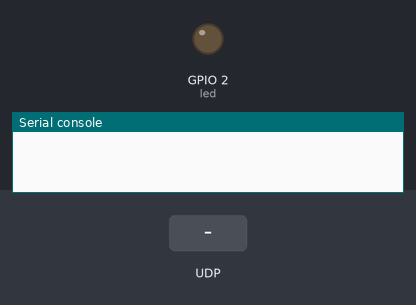
This program was run on a simulated ESP32 board running MicroPython. On the bench: output pins drawn as LEDs (lit = HIGH), the last lines printed to the serial console. Dashed ring = blinking. The test bench sets the inputs (shaded band). WiFi joins after 1.5 s; threads take turns every 2 ms.

Above: at 0.1 s.
At 2.7 s:
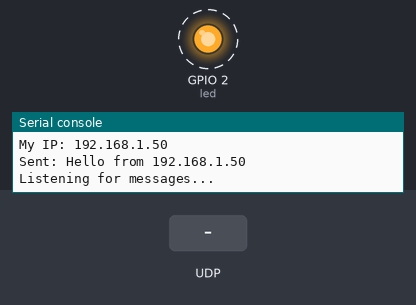
2.8 s: UDP packet "1" arrives
5.0 s: UDP packet "on" arrives
7.0 s: UDP packet "off" arrives
Timing chart, 0 to 15.0 s (numbered marks = the images above; inputs shaded):
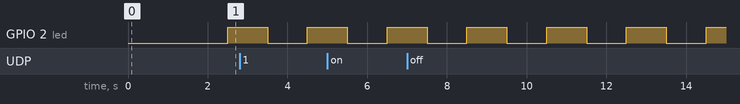

The program:

esp32-esp32_commucation2.py
```python
import network
import socket
import time
import _thread
import machine
from machine import Pin

led = machine.Pin(2, machine.Pin.OUT)

# WiFi setup
wlan = network.WLAN(network.STA_IF)
wlan.active(True)
wlan.connect("imternet", "connecttest")

while not wlan.isconnected():
    time.sleep(0.5)

my_ip = wlan.ifconfig()[0]
print('My IP:', my_ip)

other_esp_ip = '192.168.22.207'  # Esp32 main board IP
port = 1234

# Setup UDP socket
sock = socket.socket(socket.AF_INET, socket.SOCK_DGRAM)
sock.bind(('0.0.0.0', port))

def receive_messages():
    print("Listening for messages...")
    while True:
        try:
            data, addr = sock.recvfrom(1024)
            message = data.decode()
            print(f"Received from {addr[0]}: {message}")
        except:
            pass

def send_message(message):
    sock.sendto(message.encode(), (other_esp_ip, port))
    print(f"Sent: {message}")

# Start receiving in background
_thread.start_new_thread(receive_messages, ())

# Now both can send and receive!
while True:
    led.value(0)
    send_message("Hello from " + my_ip)
    time.sleep(1)
    led.value(1)
    time.sleep(1)
```

Measured:
- by itself, GPIO 2 (led): alternates HIGH for 1.0 s and LOW for 1.0 s
